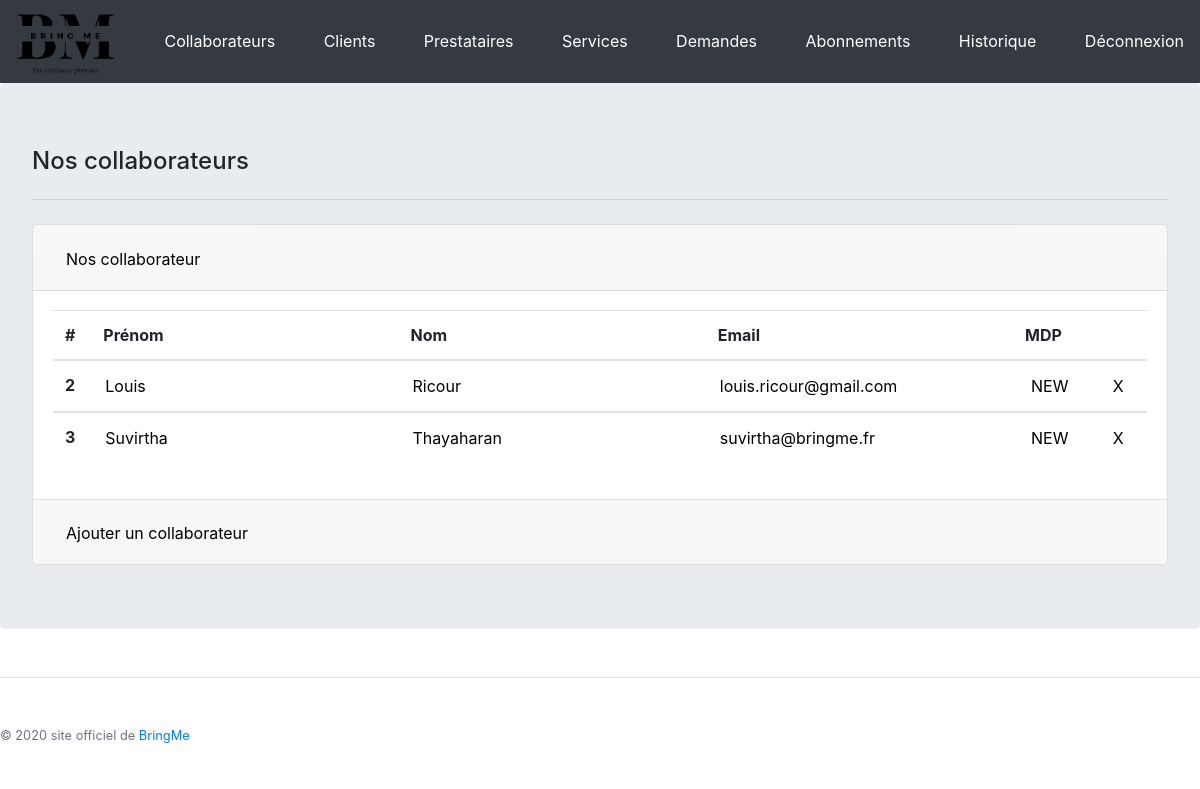
Screenshot of /back/employee.php (signed in) with the database file from the repository.
### tables this page shows
CREATE TABLE IF NOT EXISTS `USER` (
  `idUser` INT AUTO_INCREMENT,
  `userEmail` VARCHAR(50) NOT NULL,
  `userPassword` VARCHAR(255) NOT NULL,
  `userFirstName` VARCHAR(50),
  `userLastName` VARCHAR(50),
  `userBirth` DATE,
  `userAddress` VARCHAR(250),
  `userIdCity` INT,
  `userPhone` VARCHAR(20),
  `userPrivilege` INT,
  `userIp` VARCHAR(50),
  `userAgent` VARCHAR(500),
  `userAnnulation` INT,
  `state` TINYINT(1),
  `idSubscription` INT,
  `subStart` DATE,
  `subEnd` DATE,
  `userGuid` char(36),
  PRIMARY KEY (`idUser`),
  INDEX `fk_USER_SUBSCRIPTION1_idx` (`idSubscription` ASC),
  CONSTRAINT `fk_USER_SUBSCRIPTION1`
    FOREIGN KEY (`idSubscription`)
    REFERENCES `SUBSCRIPTION` (`idSub`)
    ON DELETE NO ACTION
    ON UPDATE NO ACTION,
  INDEX `USER_CITY_FK` (`userIdCity` ASC),
  CONSTRAINT `USER_CITY_FK`
      FOREIGN KEY (`userIdCity`)
      REFERENCES `CITY` (`idCity`)
      ON DELETE CASCADE);

### back/employee.php (the view, shortened to what this page needs)
<?php include('../include/config.php');
$query = $pdo->prepare('SELECT * FROM USER WHERE userPrivilege = 10');
$query->execute();
$resultats = $query->fetchAll();
?>
<!DOCTYPE html>
<html>
<head>
  <link rel="stylesheet" href="../css/bootstrap.min.css">
  <link rel="stylesheet" href="../css/inscription.css">
</head>
<body>
 <?php include('../include/config.php');
 include('../css/linkCss.php');
 include('include/headerBack.php');
 ?>
<div class="jumbotron table-responsive-xl">
   <h4>Nos collaborateurs</h4>
        <hr class="my-4">
  <div class="accordion" id="accordionExample">
    <div class="card">
      <div class="card-header" id="headingOne">
        <h2 class="mb-0">
          <button class=" btn collaborateur " type="button" data-toggle="collapse" data-target="#collapseOne" aria-expanded="true" aria-controls="collapseOne" >
            Nos collaborateur
          </button>
        </h2>
      </div>
      <div id="collapseOne" class="collapse show" aria-labelledby="headingOne" data-parent="#accordionExample">
        <div class="card-body">
          <table class="table table-hover">
              <thead>
                <tr>
                  <th scope="col">#</th>
                  <th scope="col">Prénom</th>
                  <th scope="col">Nom</th>
                  <th scope="col">Email</th>
                  <th scope="col">MDP</th>
                   <th scope="col"> </th>
                </tr>
              </thead>
              <?php
                  foreach ($resultats as $employee) { ?>
                    <tbody>
                      <tr>
                        <form action="PHP/employeeMAJ.php" method="POST">
                          <th scope="row"><?php echo $employee['idUser']; ?></th>
                              <td>
                                <input type="text" name="firstName" value="<?php echo $employee['userFirstName']; ?>" readonly>
                              </td>
                              <td>
                                <input type="text"  name="lastName" value="<?php echo $employee['userLastName']; ?>" readonly>
                              </td>
                              <td>
                                <input type="text"  name="mail" value="<?php echo $employee['userEmail']; ?>" readonly>
                              </td>
                              <td>
                                <input type="submit" name="pwd" class="option" value="NEW">
                             </td>
                              <td>
                                <input type="submit" name="delete" class="option"value="X">
                              </td>
                        </form>
                      </tr>
                    </tbody>
                <?php } ?>
          </table>
        </div>
      </div>
    </div>
    <div class="card">
      <div class="card-header" id="headingTwo">
        <h2 class="mb-0">
          <button class="btn collaborateur collapsed" type="button" data-toggle="collapse" data-target="#collapseTwo" aria-expanded="false" aria-controls="collapseTwo">
            Ajouter un collaborateur
          </button>
        </h2>
      </div>
    </div>
  </div>
</div>
  <?php include('../include/footer.php'); ?>
</body>
</html>

### css/back.css (style rules this page uses)
input { background-color:transparent; border: 0px solid; }
.collaborateur { color: #000; text-decoration: none; }

### rows the page displays
user: idUser "2", firstName "Louis", lastName "Ricour", mail "louis.ricour@gmail.com"
user: idUser "3", firstName "Suvirtha", lastName "Thayaharan", mail "suvirtha@bringme.fr"
